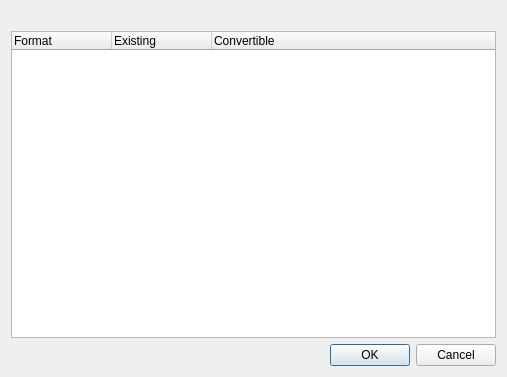
<?xml version="1.0" encoding="UTF-8"?>
<ui version="4.0">
 <class>ChooseFormatDeviceDialog</class>
 <widget class="QDialog" name="ChooseFormatDeviceDialog">
  <property name="geometry">
   <rect>
    <x>0</x>
    <y>0</y>
    <width>507</width>
    <height>377</height>
   </rect>
  </property>
  <property name="windowTitle">
   <string>Choose Format</string>
  </property>
  <property name="windowIcon">
   <iconset resource="../../../../resources/images.qrc">
    <normaloff>:/images/mimetypes/unknown.png</normaloff>:/images/mimetypes/unknown.png</iconset>
  </property>
  <layout class="QVBoxLayout">
   <item>
    <widget class="QLabel" name="msg">
     <property name="text">
      <string/>
     </property>
    </widget>
   </item>
   <item>
    <widget class="QTreeWidget" name="formats">
     <property name="alternatingRowColors">
      <bool>true</bool>
     </property>
     <property name="iconSize">
      <size>
       <width>64</width>
       <height>64</height>
      </size>
     </property>
     <property name="allColumnsShowFocus">
      <bool>true</bool>
     </property>
     <column>
      <property name="text">
       <string>Format</string>
      </property>
     </column>
     <column>
      <property name="text">
       <string>Existing</string>
      </property>
      <property name="textAlignment">
       <set>AlignLeft|AlignVCenter</set>
      </property>
     </column>
     <column>
      <property name="text">
       <string>Convertible</string>
      </property>
     </column>
    </widget>
   </item>
   <item>
    <widget class="QDialogButtonBox" name="buttonBox">
     <property name="orientation">
      <enum>Qt::Horizontal</enum>
     </property>
     <property name="standardButtons">
      <set>QDialogButtonBox::Cancel|QDialogButtonBox::Ok</set>
     </property>
    </widget>
   </item>
  </layout>
 </widget>
 <resources>
  <include location="../../../../resources/images.qrc"/>
 </resources>
 <connections>
  <connection>
   <sender>buttonBox</sender>
   <signal>accepted()</signal>
   <receiver>ChooseFormatDeviceDialog</receiver>
   <slot>accept()</slot>
   <hints>
    <hint type="sourcelabel">
     <x>248</x>
     <y>254</y>
    </hint>
    <hint type="destinationlabel">
     <x>157</x>
     <y>274</y>
    </hint>
   </hints>
  </connection>
  <connection>
   <sender>buttonBox</sender>
   <signal>rejected()</signal>
   <receiver>ChooseFormatDeviceDialog</receiver>
   <slot>reject()</slot>
   <hints>
    <hint type="sourcelabel">
     <x>316</x>
     <y>260</y>
    </hint>
    <hint type="destinationlabel">
     <x>286</x>
     <y>274</y>
    </hint>
   </hints>
  </connection>
 </connections>
</ui>
